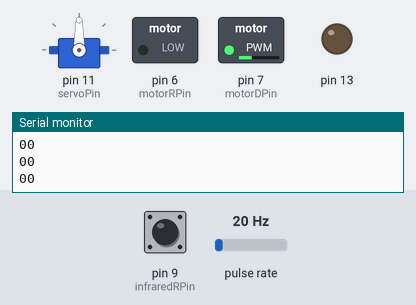
The sketch below on a simulated Arduino Mega 2560, built with avr-gcc and run on an emulated ATmega2560. Shown: servo, switched loads named in the sketch (green lamp = pin HIGH), output pins drawn as LEDs (lit = HIGH), the last lines printed to the serial monitor. Wiring (inferred from the names in the program): pulse sensor: data pin 47. The test bench sets the inputs (shaded band); at power-on: pin 9 (infraredRPin) LOW, pulse rate 20 Hz. The ROS host is connected and sends only what is stated.

Above: at 3.2 s.
3.3 s: pin 9 (infraredRPin) driven HIGH
At 4.5 s:
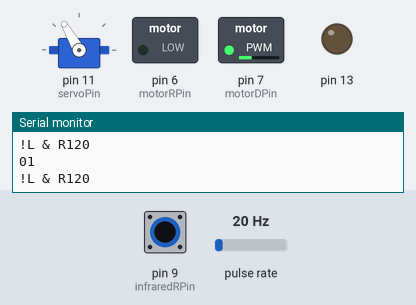
5.2 s: pin 9 (infraredRPin) driven LOW
At 5.9 s:
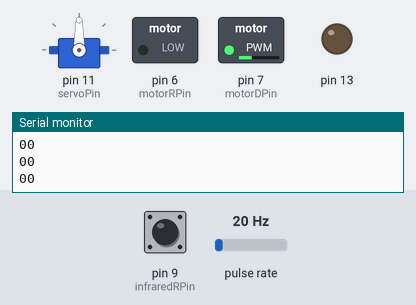
6.7 s: pin 9 (infraredRPin) pulsed HIGH 2 times (0.12 s each, 0.3 s apart)
Timing chart, 0 to 9.7 s (numbered marks = the images above; inputs shaded):
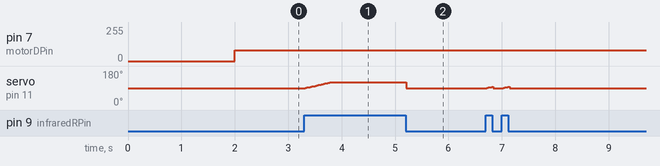

The sketch:

Controlador.ino
```cpp
/*
Proyecto final para Principios de mecatrónica.
Controlador para seguir un camino en color blanco en un "coche"
 */

// Servo: min - 30, max - 140

#include <SoftwareSerial.h>
#include <Servo.h>

#include <avr/io.h>
#include <ros.h>
#include <std_msgs/Float64.h>

int infraredLPin = 10; // CNY70
int infraredRPin = 9; // TCRT5000
int servoPin = 11;
int speedMonitorPin = 2; // Ya no mover el pin
int speedMotor = 125;
unsigned int newSpeedMotor;
unsigned int newAngleServo;
int motorDPin = 7; // Derecho
int motorRPin = 6; // Reversa
int startTime;
int angle = 0;
int angleDif = 0; // Para velocidad angular
bool isOnPathL = false;
bool isOnPathR = false;
int angleServo = 90;
float kp = 0.5;
unsigned int counter = 0;
char toMove;
Servo servoMotor;
unsigned long time;

int RX=10;
int TX=11;
int baud_rate=9600;
SoftwareSerial xbeeSerial(RX,TX);

int vueltas = 0;
float vel = 0;
unsigned long tiempo1;
unsigned long tiempo2;

float carril = 0;

ros::NodeHandle nh;
std_msgs::Float64 ve;
std_msgs::Float64 po;
ros::Publisher velo("velo", &ve);
ros::Publisher pos("pos", &po);

void setup(){
  cli();
  TCCR5B = B00001111;
  TCNT5 = 240;
  TCCR5B |= (1 << WGM01); //Esto hace que vuelva a su valor de 240
  TIMSK5 |= (1 << OCIE0A); // enable timer compare interrupt
  pinMode(47,INPUT); //PIN QUE DISPARA RUTINA DE TIMER5 de ATMEGA

  Serial.begin(57600); // Inicializamos la consola

  sei();

  pinMode(infraredLPin, INPUT);
  pinMode(infraredRPin, INPUT);
  pinMode(speedMonitorPin, INPUT);
  pinMode(motorDPin, OUTPUT);
  pinMode(motorRPin, OUTPUT);

  delay(2000);
  tiempo1 = millis();

  servoMotor.attach(servoPin);
  servoMotor.write(90); // Inicializar en 90º

  xbeeSerial.begin(baud_rate);

  pinMode(13, OUTPUT);
  nh.initNode();
  nh.advertise(pos);
  nh.advertise(velo);
}

void loop(){
  Serial.print(digitalRead(infraredLPin));
  Serial.println(digitalRead(infraredRPin));

  tiempo2 = millis();

//  if (!hasStarted) {
//    hasStarted = checkXbee();
//  }
//  if (hasStarted) {
//    // Checamos si estamos en camino

    isOnPathL = digitalRead(infraredLPin);
    isOnPathR = digitalRead(infraredRPin);
    if (isOnPathL && isOnPathR) {
      carril = 0;
      startTime = millis();
      speedMotor = 100;
      angleServo = 90; // Poner el servoMotor a 0º, que vaya derecho
      setMotor(speedMotor, 'd');
      setServo(angleServo);
    } else if (!isOnPathL && isOnPathR) {
      carril = -100;
      newSpeedMotor = speedMotor - kp * (millis() - startTime);
      newAngleServo = angleServo + kp * (millis() - startTime);

      if (newSpeedMotor <= 80 || newAngleServo >= 200){
        newSpeedMotor = 80;
      }
      if (newAngleServo >= 120){
        newAngleServo = 120;
      }
      Serial.print("!L & R");
      Serial.println(newAngleServo);
      setMotor(newSpeedMotor, 'd');
      setServo(newAngleServo);
    } else if (isOnPathL && !isOnPathR) {
      carril = 100;
      newSpeedMotor = speedMotor - kp * (millis() - startTime);
      newAngleServo = angleServo - kp * (millis() - startTime);

      if (newSpeedMotor <= 80 || newAngleServo >= 10.0){
        newSpeedMotor = 80;
      }
      if (newAngleServo <= 50 || newAngleServo >= 120){
        newAngleServo = 50;
      }
      Serial.print("L & !R");
      Serial.println(newAngleServo);
      setMotor(newSpeedMotor, 'd');
      setServo(newAngleServo);
    } else {
      carril = 0;
      startTime = millis();
      speedMotor = 80;
      angleServo = 90; // Que se vaya derecho, lentamente
      setMotor(speedMotor, 'd');
      setServo(angleServo);
    }

    getSpeed();

//  }
}

void getSpeed() {
  if(tiempo2-tiempo1>= 300) {
      vel = vueltas + (TCNT5-240.0)/16.0;
      if(vel>=0){
        Serial.print("La velocidad es de: ");
        Serial.print(vel); //vel*10 ??
        Serial.println(" rev/s");
        vueltas = 0;
        tiempo1 = tiempo2;
        TCNT5 = 240;

        // Aquí va lo de ROS
        sendToROS();
      } else {
        vueltas = 0;
        tiempo1 = tiempo2;
        TCNT5 = 240;
      }
    }
}

void sendToROS() {
   po.data = carril;
   ve.data = vel*100;
   pos.publish( &po );
   velo.publish(&ve);
   nh.spinOnce();
  // delay(10);
}

void setServo(int to) {
  if (angleServo <= to) {
    for (int pos = angleServo; pos <= to; pos += 1) { // 0º->180º
      servoMotor.write(pos);
      delay(15);
    }
  } else if (to < angleServo){
    for (int pos = angleServo; pos >= to; pos -= 1) { // 180º->0º
      servoMotor.write(pos);
      delay(15);
    }
  }
  angleServo = to;
}

void setMotor(int speed, char traction){
  // 0 a 255
  if (traction == 'd') {
    analogWrite(motorDPin, speed);
    analogWrite(motorRPin, 0);
    // digitalWrite(motorRPin, 1);  // set rotation of motor to Clockwise
  } else if (traction == 'r') {
    digitalWrite(motorRPin, speed);
    digitalWrite(motorDPin, 0);
    // digitalWrite(motorRPin, 0);  // set rotation of motor to Clockwise contrario
  }
}

bool checkXbee() {
  char letra = xbeeSerial.read();
  if (letra == 'i') { // Iniciar
    return true;
  } else if (letra == 'p') { // Parar
    return false;
  }
}

void sendSpeed(int speed) {
  xbeeSerial.write(speed);
}

ISR(TIMER5_COMPA_vect){
   vueltas++;
   //Serial.println(TCNT5);
   TCNT5 = 240;
}
```

Measured:
- after the input at 3.3 s, servo on pin 11 (servoPin): moves from 90° to 120° over 0.45 s, starting at once
- after the input at 5.2 s, servo on pin 11 (servoPin): 120° → 90° at once
